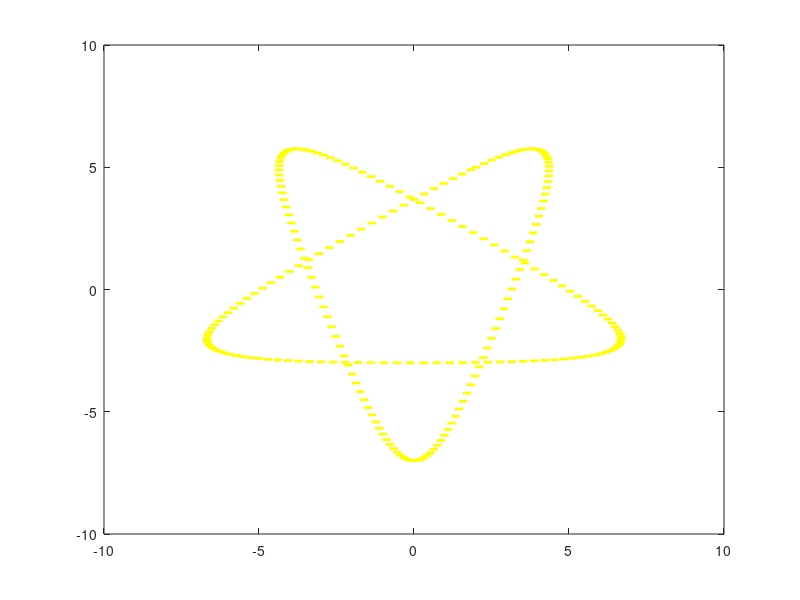

MATLAB code for this plot:
for t=0:0.08:18.8
    x=2*cos(t)+5*sin(2/3*t);
    y=2*sin(t)+5*cos(2/3*t);
    axis ([-10 10 -10 10]);
    plot(x,y,"_",'Color','yellow','LineWidth',2)
    pause(0.06);
    hold on
end
%ngoi_sao_trung_thu